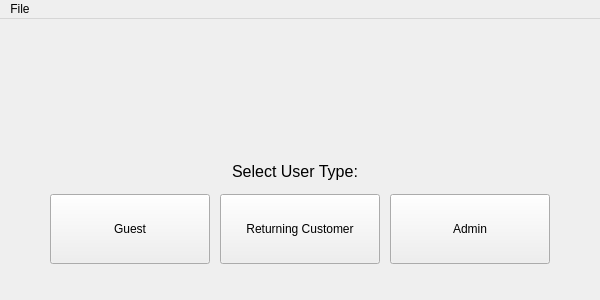
<?xml version="1.0" encoding="UTF-8"?>
<ui version="4.0">
 <class>UserTypeWindow</class>
 <widget class="QMainWindow" name="UserTypeWindow">
  <property name="geometry">
   <rect>
    <x>0</x>
    <y>0</y>
    <width>600</width>
    <height>300</height>
   </rect>
  </property>
  <property name="minimumSize">
   <size>
    <width>600</width>
    <height>300</height>
   </size>
  </property>
  <property name="maximumSize">
   <size>
    <width>600</width>
    <height>300</height>
   </size>
  </property>
  <property name="windowTitle">
   <string>UserTypeWindow</string>
  </property>
  <widget class="QWidget" name="centralWidget">
   <widget class="QLabel" name="User_Type_Prompt">
    <property name="geometry">
     <rect>
      <x>230</x>
      <y>140</y>
      <width>130</width>
      <height>25</height>
     </rect>
    </property>
    <property name="text">
     <string>&lt;html&gt;&lt;head/&gt;&lt;body&gt;&lt;p align=&quot;center&quot;&gt;&lt;span style=&quot; font-size:12pt;&quot;&gt;Select User Type:&lt;/span&gt;&lt;/p&gt;&lt;/body&gt;&lt;/html&gt;</string>
    </property>
    <property name="textFormat">
     <enum>Qt::AutoText</enum>
    </property>
   </widget>
   <widget class="QPushButton" name="customerButton">
    <property name="geometry">
     <rect>
      <x>220</x>
      <y>175</y>
      <width>160</width>
      <height>70</height>
     </rect>
    </property>
    <property name="text">
     <string>Returning Customer</string>
    </property>
   </widget>
   <widget class="QPushButton" name="guestButton">
    <property name="geometry">
     <rect>
      <x>50</x>
      <y>175</y>
      <width>160</width>
      <height>70</height>
     </rect>
    </property>
    <property name="text">
     <string>Guest</string>
    </property>
   </widget>
   <widget class="QPushButton" name="adminButton">
    <property name="geometry">
     <rect>
      <x>390</x>
      <y>175</y>
      <width>160</width>
      <height>70</height>
     </rect>
    </property>
    <property name="text">
     <string>Admin</string>
    </property>
   </widget>
   <widget class="QLabel" name="Brochure_Banner">
    <property name="geometry">
     <rect>
      <x>50</x>
      <y>20</y>
      <width>500</width>
      <height>110</height>
     </rect>
    </property>
    <property name="text">
     <string/>
    </property>
    <property name="pixmap">
     <pixmap resource="brochureFiles.qrc">:/Images/Brochure_Banner.png</pixmap>
    </property>
    <property name="scaledContents">
     <bool>true</bool>
    </property>
   </widget>
   <zorder>guestButton</zorder>
   <zorder>User_Type_Prompt</zorder>
   <zorder>customerButton</zorder>
   <zorder>adminButton</zorder>
   <zorder>Brochure_Banner</zorder>
  </widget>
  <widget class="QMenuBar" name="menuBar">
   <property name="geometry">
    <rect>
     <x>0</x>
     <y>0</y>
     <width>600</width>
     <height>21</height>
    </rect>
   </property>
   <widget class="QMenu" name="menuFile">
    <property name="title">
     <string>File</string>
    </property>
    <addaction name="actionQuit"/>
   </widget>
   <addaction name="menuFile"/>
  </widget>
  <action name="actionQuit">
   <property name="text">
    <string>Quit</string>
   </property>
   <property name="shortcut">
    <string>Ctrl+Q</string>
   </property>
  </action>
 </widget>
 <layoutdefault spacing="6" margin="11"/>
 <resources>
  <include location="brochureFiles.qrc"/>
 </resources>
 <connections/>
</ui>
